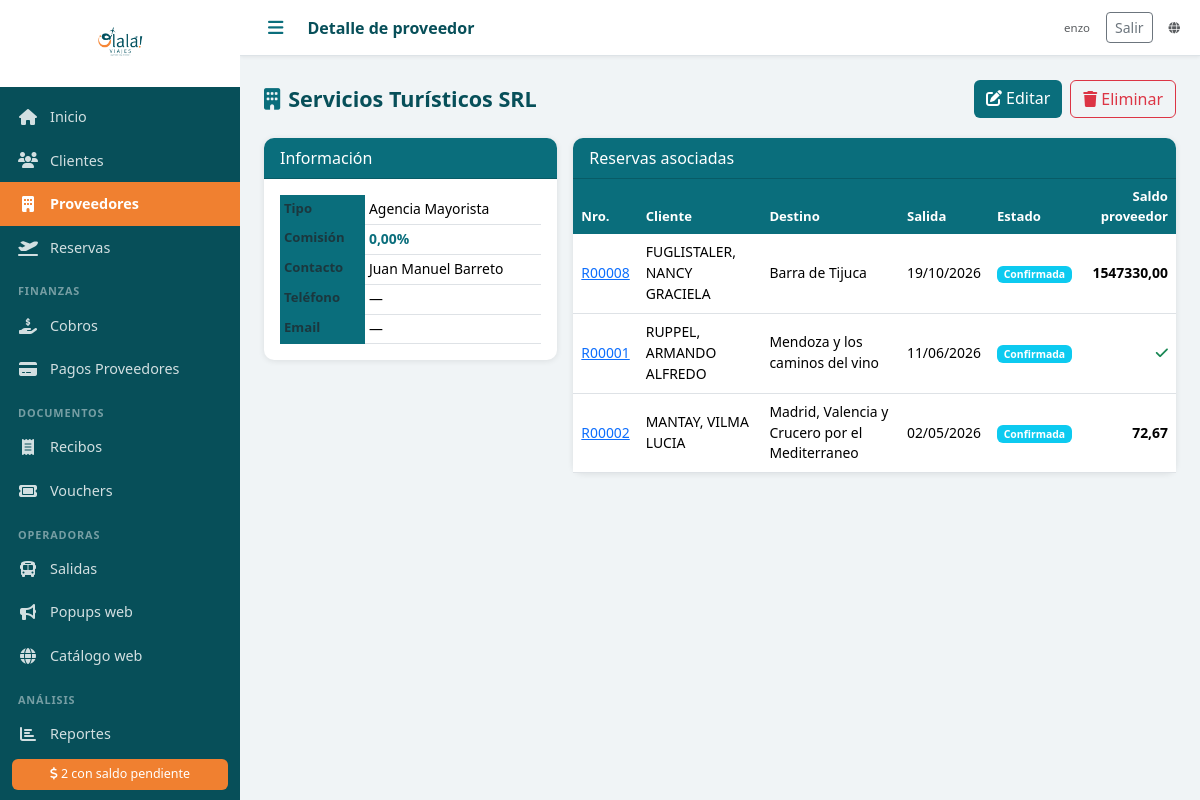
/proveedores/1/ (signed in), run on the app's committed database.
### agencia/models.py (models this page shows, shortened)
class Proveedor(models.Model):
    TIPOS = [
        ('AEROLINEA', 'Aerolínea'),
        ('HOTEL', 'Hotel'),
        ('CRUCERO', 'Crucero'),
        ('AGENCIA', 'Agencia Mayorista'),
        ('OPERADOR', 'Operador Mayorista'),
        ('TRASLADO', 'Traslado'),
        ('SEGURO', 'Seguro de Viaje'),
        ('EXCURSION', 'Excursión'),
        ('OTRO', 'Otro'),
    ]
    nombre = models.CharField('Nombre', max_length=200)
    tipo = models.CharField('Tipo', max_length=20, choices=TIPOS, default='OTRO')
    comision_porcentaje = models.DecimalField('Comisión (%)', max_digits=5, decimal_places=2, default=0)
    contacto = models.CharField('Contacto', max_length=100, blank=True)
    email = models.EmailField('Email', blank=True)
    telefono = models.CharField('Teléfono', max_length=50, blank=True)
    notas = models.TextField('Notas', blank=True)
    activo = models.BooleanField('Activo', default=True)
    created_at = models.DateTimeField(auto_now_add=True)
    class Meta:
        verbose_name = 'Proveedor'
        verbose_name_plural = 'Proveedores'
        ordering = ['nombre']

class Reserva(models.Model):
    ESTADOS = [
        ('PENDIENTE', 'Pendiente'),
        ('CONFIRMADA', 'Confirmada'),
        ('EN_CURSO', 'En curso'),
        ('COMPLETADA', 'Completada'),
        ('CANCELADA', 'Cancelada'),
    ]
    numero = models.CharField('Nro. Reserva', max_length=20, unique=True, blank=True)
    cliente = models.ForeignKey(Cliente, on_delete=models.PROTECT, verbose_name='Cliente titular', related_name='reservas')
    descripcion = models.TextField('Descripción / Observaciones', blank=True)
    destino = models.CharField('Destino', max_length=200)
    fecha_salida = models.DateField('Fecha de salida')
    fecha_regreso = models.DateField('Fecha de regreso', null=True, blank=True)
    pasajeros_adicionales = models.ManyToManyField(
        Cliente, related_name='reservas_como_pasajero',
        blank=True, verbose_name='Pasajeros adicionales'
    )
    precio_venta = models.DecimalField('Precio de venta', max_digits=12, decimal_places=2, default=0)
    moneda_venta = models.CharField('Moneda venta', max_length=3, choices=MONEDAS, default='ARS')
    comision_porcentaje = models.DecimalField('Comisión (%)', max_digits=5, decimal_places=2, default=0)
    estado = models.CharField('Estado', max_length=20, choices=ESTADOS, default='PENDIENTE')
    notas = models.TextField('Notas internas', blank=True)
    created_at = models.DateTimeField(auto_now_add=True)
    updated_at = models.DateTimeField(auto_now=True)
    class Meta:
        verbose_name = 'Reserva'
        verbose_name_plural = 'Reservas'
        ordering = ['fecha_salida']
    @property
    def precio_costo_total(self):
        return sum((s.precio_costo for s in self.servicios.all()), Decimal('0'))
    @property
    def total_pagado_proveedor(self):
        return sum(p.monto for p in self.pagos_proveedor.all())
    @property
    def saldo_pendiente_proveedor(self):
        return self.precio_costo_total - self.total_pagado_proveedor

class Cliente(models.Model):
    TIPOS_DOC = [
        ('DNI', 'DNI'),
        ('PASAPORTE', 'Pasaporte'),
        ('LC', 'L.C.'),
        ('LE', 'L.E.'),
        ('CUIT', 'CUIT'),
    ]
    nombre = models.CharField('Nombre', max_length=100)
    apellido = models.CharField('Apellido', max_length=100)
    tipo_doc = models.CharField('Tipo de documento', max_length=20, choices=TIPOS_DOC, default='DNI')
    nro_doc = models.CharField('Nro. de documento', max_length=50, blank=True)
    email = models.EmailField('Email', blank=True)
    telefono = models.CharField('Teléfono', max_length=50, blank=True)
    direccion = models.CharField('Dirección', max_length=300, blank=True)
    fecha_nacimiento = models.DateField('Fecha de nacimiento', null=True, blank=True)
    notas = models.TextField('Notas', blank=True)
    foto_dni = models.FileField('Foto DNI', upload_to='dni/', blank=True, null=True)
    activo = models.BooleanField('Activo', default=True)
    created_at = models.DateTimeField(auto_now_add=True)
    updated_at = models.DateTimeField(auto_now=True)
    class Meta:
        verbose_name = 'Cliente'
        verbose_name_plural = 'Clientes'
        ordering = ['apellido', 'nombre']
    def __str__(self):
        return f"{self.apellido}, {self.nombre}"

class ServicioReserva(models.Model):
    reserva = models.ForeignKey(Reserva, on_delete=models.CASCADE, related_name='servicios', verbose_name='Reserva')
    proveedor = models.ForeignKey(Proveedor, on_delete=models.PROTECT, verbose_name='Proveedor')
    tipo_servicio = models.CharField('Tipo', max_length=20, choices=TIPOS_SERVICIO, default='PAQUETE')
    descripcion = models.CharField('Descripción del servicio', max_length=500, blank=True)
    precio_costo = models.DecimalField('Costo', max_digits=12, decimal_places=2, default=0)
    moneda_costo = models.CharField('Moneda', max_length=3, choices=MONEDAS, default='ARS')
    nro_reserva_proveedor = models.CharField('Nro. reserva proveedor', max_length=100, blank=True)
    class Meta:
        verbose_name = 'Servicio'
        verbose_name_plural = 'Servicios'

class PagoProveedor(models.Model):
    reserva = models.ForeignKey(Reserva, on_delete=models.PROTECT, related_name='pagos_proveedor', verbose_name='Reserva')
    fecha = models.DateField('Fecha')
    monto = models.DecimalField('Monto', max_digits=12, decimal_places=2)
    moneda = models.CharField('Moneda', max_length=3, choices=MONEDAS, default='ARS')
    forma_pago = models.CharField('Forma de pago', max_length=20, choices=FORMAS_PAGO)
    referencia = models.CharField('Referencia / Nro. comprobante', max_length=200, blank=True)
    notas = models.TextField('Notas', blank=True)
    comprobante = models.FileField('Comprobante', upload_to='comprobantes/', blank=True, null=True)
    created_at = models.DateTimeField(auto_now_add=True)
    class Meta:
        verbose_name = 'Pago a Proveedor'
        verbose_name_plural = 'Pagos a Proveedores'
        ordering = ['-fecha']

### agencia/views.py (the view)
# urls.py: path('proveedores/<int:pk>/', login_required(views.proveedor_detalle), name='proveedor_detalle'),
def proveedor_detalle(request, pk):
    proveedor = get_object_or_404(Proveedor, pk=pk)
    reservas = Reserva.objects.filter(
        servicios__proveedor=proveedor
    ).distinct().prefetch_related('servicios__proveedor').order_by('-fecha_salida')
    return render(request, 'proveedores/detalle.html', {'proveedor': proveedor, 'reservas': reservas})

### templates/proveedores/detalle.html (shortened to what this page needs)
{% extends 'base.html' %}
{% block topbar_title %}Detalle de proveedor{% endblock %}
{% block content %}
<div class="page-header">
  <h2><i class="fas fa-building me-2 text-teal"></i>{{ proveedor.nombre }}</h2>
  <div class="d-flex gap-2">
    <a href="{% url 'proveedor_editar' proveedor.pk %}" class="btn btn-teal"><i class="fas fa-edit me-1"></i>Editar</a>
    <a href="{% url 'proveedor_eliminar' proveedor.pk %}" class="btn btn-outline-danger"><i class="fas fa-trash me-1"></i>Eliminar</a>
  </div>
</div>
<div class="row g-3">
  <div class="col-md-4">
    <div class="card">
      <div class="card-header bg-teal text-white">Información</div>
      <div class="card-body">
        <table class="table table-sm mb-0">
          <tr><th class="text-muted">Tipo</th><td>{{ proveedor.get_tipo_display }}</td></tr>
          <tr><th class="text-muted">Comisión</th><td><strong class="text-teal">{{ proveedor.comision_porcentaje }}%</strong></td></tr>
          <tr><th class="text-muted">Contacto</th><td>{{ proveedor.contacto|default:"—" }}</td></tr>
          <tr><th class="text-muted">Teléfono</th><td>{{ proveedor.telefono|default:"—" }}</td></tr>
          <tr><th class="text-muted">Email</th><td>{{ proveedor.email|default:"—" }}</td></tr>
        </table>
      </div>
    </div>
  </div>
  <div class="col-md-8">
    <div class="card">
      <div class="card-header bg-teal text-white">Reservas asociadas</div>
      <div class="table-responsive">
        <table class="table table-hover mb-0">
          <thead><tr><th>Nro.</th><th>Cliente</th><th>Destino</th><th>Salida</th><th>Estado</th><th class="text-end">Saldo proveedor</th></tr></thead>
          <tbody>
            {% for r in reservas %}
            <tr>
              <td><a href="{% url 'reserva_detalle' r.pk %}">{{ r.numero }}</a></td>
              <td>{{ r.cliente }}</td>
              <td class="small">{{ r.destino }}</td>
              <td class="small">{{ r.fecha_salida|date:"d/m/Y" }}</td>
              <td><span class="badge badge-{{ r.estado }}">{{ r.get_estado_display }}</span></td>
              <td class="text-end {% if r.saldo_pendiente_proveedor > 0 %}saldo-pendiente{% else %}saldo-ok{% endif %}">
                {% if r.saldo_pendiente_proveedor > 0 %}{{ r.saldo_pendiente_proveedor|floatformat:2 }}{% else %}<i class="fas fa-check text-success"></i>{% endif %}
              </td>
            </tr>
            {% empty %}
            <tr><td colspan="6" class="text-center text-muted py-3">Sin reservas.</td></tr>
            {% endfor %}
          </tbody>
        </table>
      </div>
    </div>
  </div>
</div>
{% endblock %}

### templates/base.html (shortened to what this page needs)
<!DOCTYPE html>
<html lang="es">
<head>
  {% load static %}
  <link rel="stylesheet" href="https://cdn.jsdelivr.net/npm/bootstrap@5.3.2/dist/css/bootstrap.min.css">
  <link rel="stylesheet" href="https://cdnjs.cloudflare.com/ajax/libs/font-awesome/6.5.0/css/all.min.css">
  <link rel="stylesheet" href="{% static 'css/olala.css' %}">
</head>
<body>
<div class="sidebar" id="sidebar">
  <div class="sidebar-logo">
    <img src="{% static 'img/logo.png' %}" alt="Olalá Viajes" class="logo-img">
  </div>
  <nav class="sidebar-nav">
    <a href="{% url 'dashboard' %}" class="nav-item {% if request.resolver_match.url_name == 'dashboard' %}active{% endif %}">
      <i class="fas fa-home"></i><span>Inicio</span>
    </a>
    <a href="{% url 'clientes_lista' %}" class="nav-item {% if 'cliente' in request.resolver_match.url_name %}active{% endif %}">
      <i class="fas fa-users"></i><span>Clientes</span>
    </a>
    <a href="{% url 'proveedores_lista' %}" class="nav-item {% if 'proveedor' in request.resolver_match.url_name %}active{% endif %}">
      <i class="fas fa-building"></i><span>Proveedores</span>
    </a>
    <a href="{% url 'reservas_lista' %}" class="nav-item {% if 'reserva' in request.resolver_match.url_name %}active{% endif %}">
      <i class="fas fa-plane-departure"></i><span>Reservas</span>
    </a>
    <div class="nav-section">Finanzas</div>
    <a href="{% url 'cobros_lista' %}" class="nav-item {% if 'cobro' in request.resolver_match.url_name %}active{% endif %}">
      <i class="fas fa-hand-holding-dollar"></i><span>Cobros</span>
    </a>
    <a href="{% url 'pagos_proveedor_lista' %}" class="nav-item {% if 'pago_proveedor' in request.resolver_match.url_name %}active{% endif %}">
      <i class="fas fa-credit-card"></i><span>Pagos Proveedores</span>
    </a>
    <div class="nav-section">Documentos</div>
    <a href="{% url 'recibos_lista' %}" class="nav-item {% if 'recibo' in request.resolver_match.url_name %}active{% endif %}">
      <i class="fas fa-receipt"></i><span>Recibos</span>
    </a>
    <a href="{% url 'vouchers_lista' %}" class="nav-item {% if 'voucher' in request.resolver_match.url_name %}active{% endif %}">
      <i class="fas fa-ticket"></i><span>Vouchers</span>
    </a>
    <div class="nav-section">Operadoras</div>
    <a href="{% url 'salidas_lista' %}" class="nav-item {% if 'salida' in request.resolver_match.url_name %}active{% endif %}">
      <i class="fas fa-bus"></i><span>Salidas</span>
    </a>
    <a href="{% url 'popups_lista' %}" class="nav-item {% if 'popup' in request.resolver_match.url_name %}active{% endif %}">
      <i class="fas fa-bullhorn"></i><span>Popups web</span>
    </a>
    <a href="{{ public_web_url }}/" class="nav-item" target="_blank" rel="noopener">
      <i class="fas fa-globe"></i><span>Catálogo web</span>
    </a>
    <div class="nav-section">Análisis</div>
    <a href="{% url 'reportes' %}" class="nav-item {% if 'reporte' in request.resolver_match.url_name %}active{% endif %}">
      <i class="fas fa-chart-bar"></i><span>Reportes</span>
    </a>
  </nav>
  {% if alertas_salidas > 0 or alertas_saldos > 0 %}
  <div class="sidebar-alerts">
    {% if alertas_saldos > 0 %}
    <a href="{% url 'reporte_saldos' %}" class="alert-badge">
      <i class="fas fa-dollar-sign"></i> {{ alertas_saldos }} con saldo pendiente
    </a>
    {% endif %}
  </div>
  {% endif %}
</div>
<div class="main-content">
  <div class="topbar">
    <button class="btn-menu" onclick="toggleSidebar()"><i class="fas fa-bars"></i></button>
    <div class="topbar-title">{% block topbar_title %}{% endblock %}</div>
    <div class="topbar-right d-flex align-items-center gap-3">
      {% if user.is_authenticated %}
      <span class="text-muted small">{{ user.get_username }}</span>
      <form method="post" action="{% url 'logout' %}" class="d-inline mb-0">
        <button type="submit" class="btn btn-sm btn-outline-secondary">Salir</button>
      </form>
      {% endif %}
      <a href="{{ public_web_url }}/" class="text-muted small" target="_blank" rel="noopener" title="Catálogo público (olala-viajes.web.app)"><i class="fas fa-globe"></i></a>
    </div>
  </div>
  <div class="content-area">
    {% block content %}{% endblock %}
  </div>
</div>
</body>
</html>

### data on the page
Proveedor: nombre "Servicios Turísticos SRL", tipo "Agencia Mayorista", comision_porcentaje "0,00", contacto "Juan Manuel Barreto", telefono "—", email "—"
Reserva: numero "R00008", cliente "FUGLISTALER, NANCY GRACIELA", destino "Barra de Tijuca", fecha_salida "19/10/2026", estado "Confirmada", saldo_pendiente_proveedor "1547330,00"
Reserva: numero "R00001", cliente "RUPPEL, ARMANDO ALFREDO", destino "Mendoza y los caminos del vino", fecha_salida "11/06/2026", estado "Confirmada"
Reserva: numero "R00002", cliente "MANTAY, VILMA LUCIA", destino "Madrid, Valencia y Crucero por el Mediterraneo", fecha_salida "02/05/2026", estado "Confirmada", saldo_pendiente_proveedor "72,67"

### other printed values
{{ alertas_saldos }} "2"
{{ user.get_username }} "enzo"
